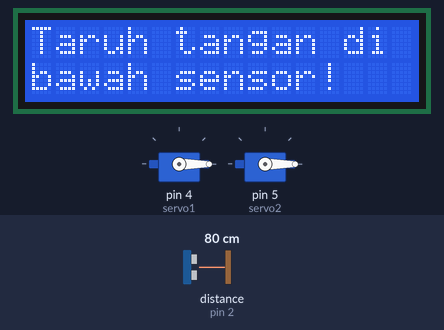
Bench run of a sketch on a simulated Arduino Uno, built with avr-gcc and run on an emulated ATmega328P. On the bench: 2 × servo, 16×2 character LCD. Wiring (inferred from the names in the program): ultrasonic range finder: trigger pin 3; echo pin 2. The inputs (shaded band) are chosen by the test bench; at power-on: distance to the obstacle (sensor on pin 2) 80 cm. The echo pulse lasts 58.3 µs per cm; what the sketch prints to the serial monitor is not drawn.

Above: at 1.2 s.
1.3 s: distance to the obstacle (sensor on pin 2) set to 8 cm
2.9 s: distance to the obstacle (sensor on pin 2) set to 5 cm
At 4.0 s:
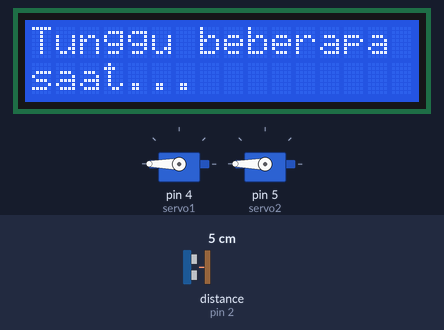
6.0 s: distance to the obstacle (sensor on pin 2) set to 9 cm
At 8.5 s:
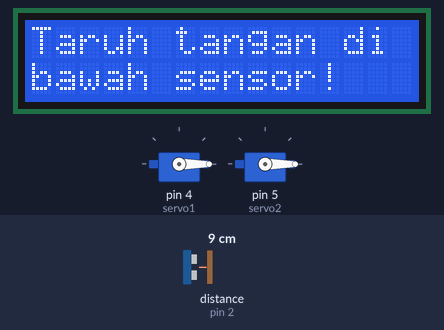
8.8 s: distance to the obstacle (sensor on pin 2) set to 2 cm
At 11.5 s:
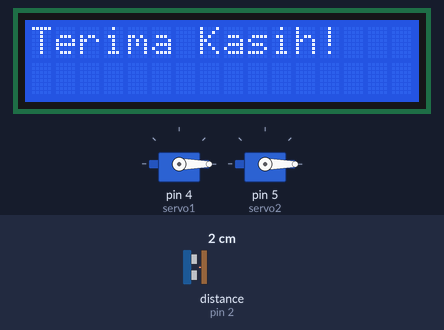
15.0 s: distance to the obstacle (sensor on pin 2) set to 18 cm
At 17.4 s:
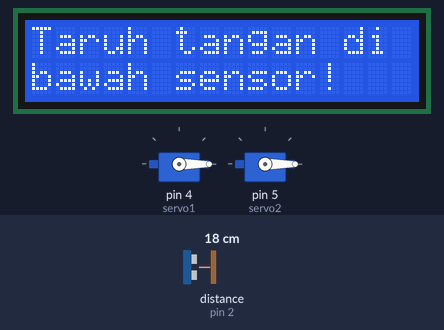
Timing chart, 0 to 18.9 s (numbered marks = the images above; inputs shaded):
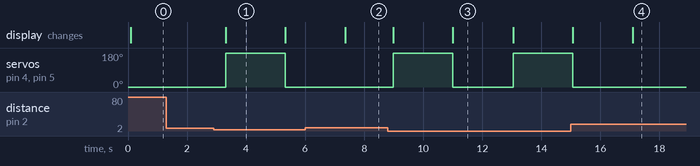

The sketch:

Automatic_Handsanitizer.ino
```cpp
#include <Servo.h>
#define trigPin 3
#define echoPin 2
#include <Wire.h>
#include <LiquidCrystal_I2C.h>
Servo servo1;
Servo servo2;
LiquidCrystal_I2C lcd(0x27, 16, 2);

int sound = 250;
void setup() {
  Serial.begin (9600);
  pinMode(trigPin, OUTPUT);
  pinMode(echoPin, INPUT);
  servo1.attach(4);
  servo1.write(0);
  servo2.attach(5);
  servo2.write(0);

  lcd.begin();
  lcd.backlight();
}

void loop() {
long duration, distance;
digitalWrite(trigPin, LOW);
delayMicroseconds(2);
digitalWrite(trigPin, HIGH);
delayMicroseconds(10);
digitalWrite(trigPin, LOW);
duration = pulseIn(echoPin, HIGH);
distance = (duration/2) / 29.1;

lcd.clear();
lcd.print("Taruh tangan di");
lcd.setCursor(0,1);
lcd.print("bawah sensor!");

  if (distance < 6) {
    Serial.print(distance);
    Serial.println(" ");

    lcd.clear();
    lcd.print("Tunggu beberapa");
    lcd.setCursor(0,1);
    lcd.print("saat...");

    servo1.write(180);
    servo2.write(180);
    delay(2000);

    servo1.write(0);
    servo2.write(0);

    lcd.clear();
    lcd.print("Terima Kasih!");
    lcd.setCursor(0,1);
    delay(1500);
  }

   else {
    Serial.print(distance);
    Serial.println(" ");
  }
  delay(500);
}
```

Measured:
- the behaviour switches between 7 and 6 cm on distance to the obstacle (sensor on pin 2) (found by bisection; images 0 and 1)
- after the input at 1.3 s, every drawn part: stays the same
- after the input at 2.9 s, servo on pin 4 (servo1), servo on pin 5 (servo2): 0° → 180° after 0.41 s, → 0° 2.0 s later; the display: changes after 0.41 s (image 1)
- after the input at 6.0 s, servo on pin 4 (servo1), servo on pin 5 (servo2): stays 0° (without the input it goes to 180° after 1.4 s); the display: changes after 1.4 s (image 2)
- after the input at 8.8 s, servo on pin 4 (servo1), servo on pin 5 (servo2): 0° → 180° after 0.18 s, → 0° 2.0 s later, → 180° 2.1 s later; the display: first changes after 0.18 s (image 3 shows a later state)
- after the input at 15.0 s, servo on pin 4 (servo1), servo on pin 5 (servo2): goes on until 15.1 s, then stays 0°; the display: first differs from a run without the input after 2.1 s (image 4)
- what the display in image 1 shows lasts 2.0 s, from 3.3 s to 5.3 s
- what the display in image 3 shows lasts 2.0 s, from 11.0 s to 13.0 s
